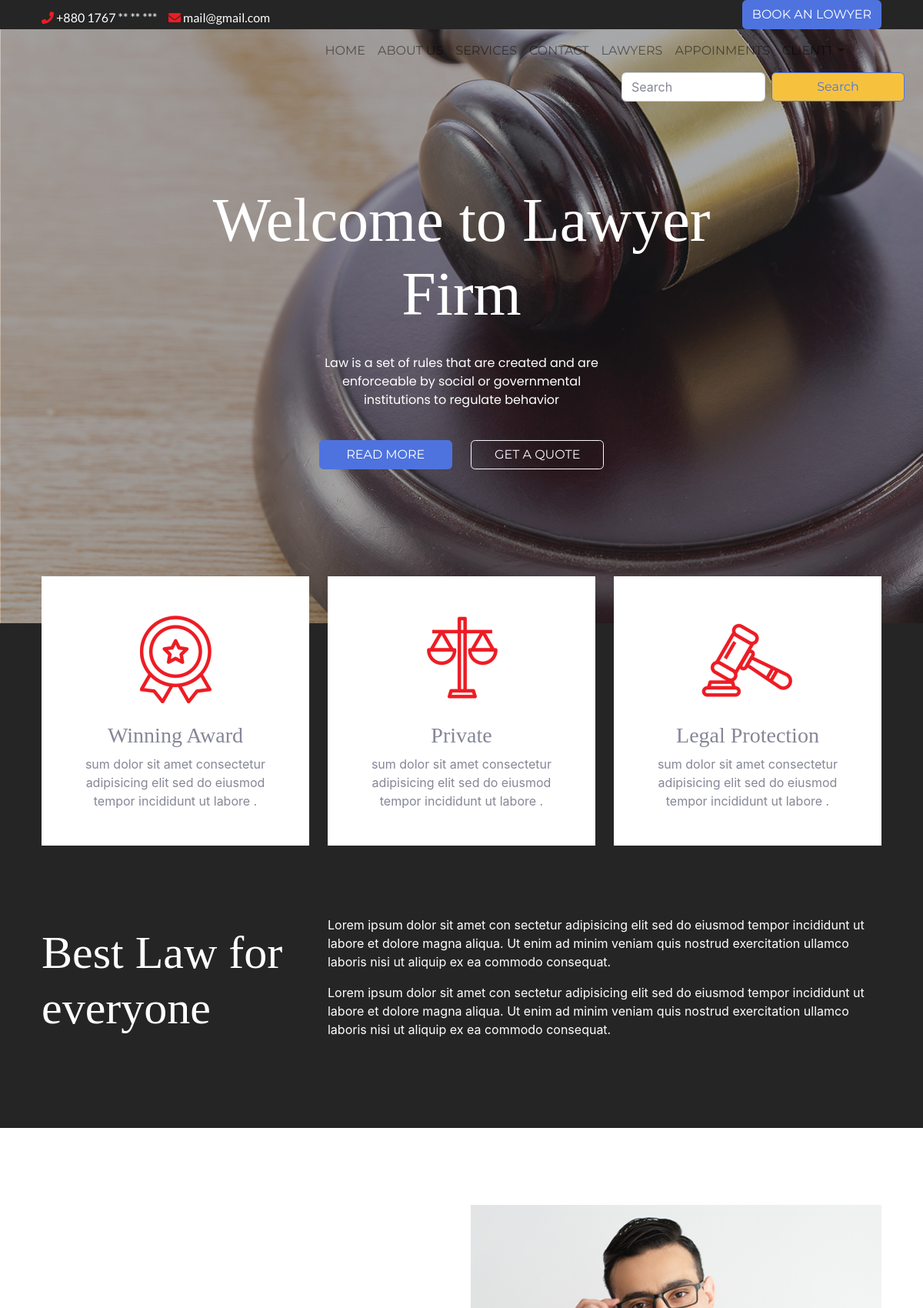
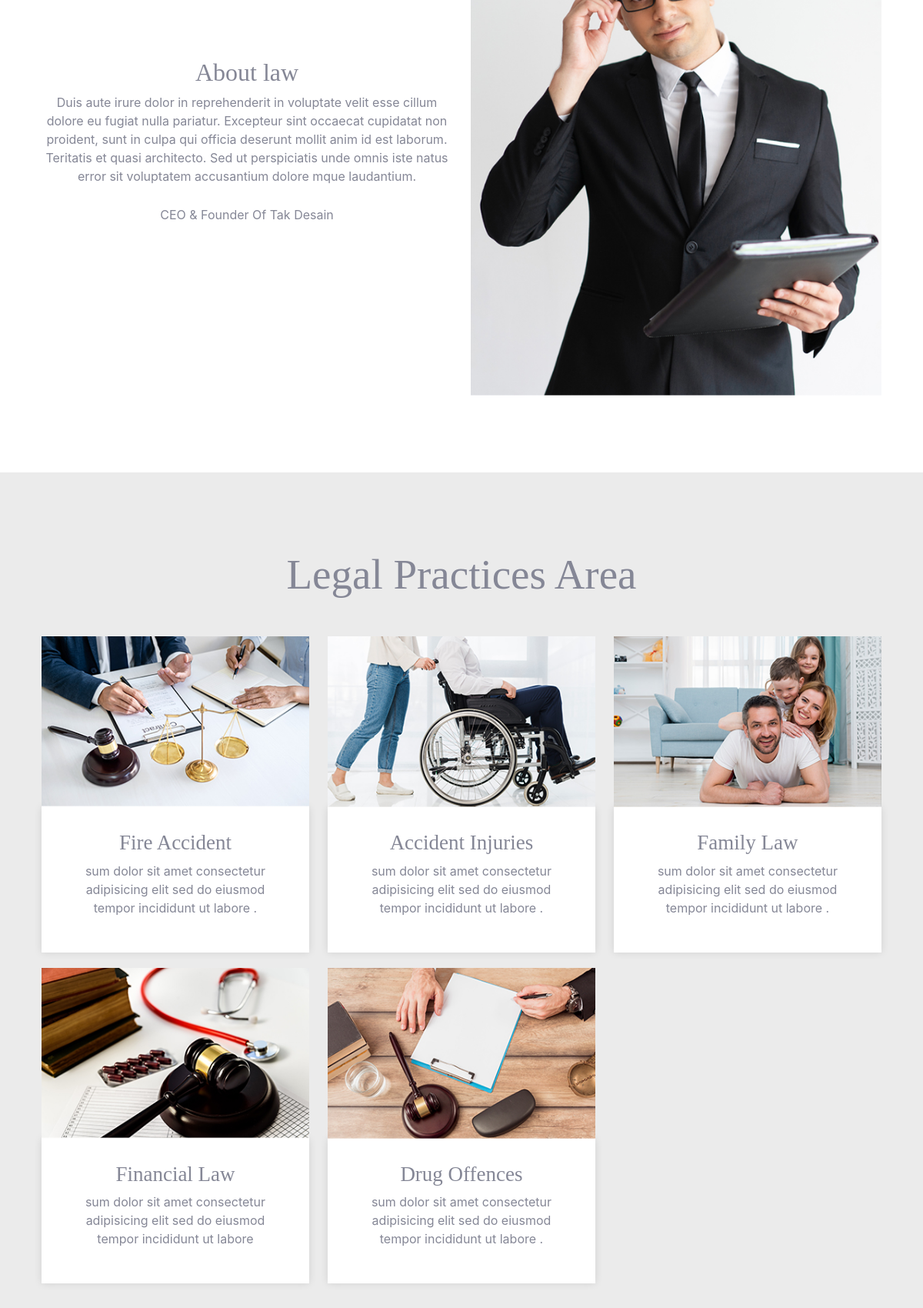
/client (signed in, upper part), run on the app's committed database (2 pictures, top to bottom).
### tables this page shows
CREATE TABLE `clients` (
  `email` varchar(700) NOT NULL,
  `password` text NOT NULL,
  `name` text NOT NULL,
  `phonenumber` text NOT NULL,
  `picture` text NOT NULL,
  `joindate` datetime NOT NULL DEFAULT current_timestamp()
);

CREATE TABLE `lawyercategories` (
  `id` int(11) NOT NULL,
  `category` varchar(700) NOT NULL,
  `description` varchar(3000) NOT NULL,
  `image` varchar(400) NOT NULL
);

### client/index.php (the view, shortened to what this page needs)
<?php include 'header.php' ?>
<section class="features-section">
	<div class="container">
		<div class="row top-features">
			<div class="col-lg-4">
				<div class="features-box">
					<img src="../images/icon.png" alt="">
					<h3>Winning Award</h3>
					<p>sum dolor sit amet consectetur adipisicing elit sed do eiusmod tempor incididunt ut labore .</p>
				</div>
			</div>
			<div class="col-lg-4">
				<div class="features-box">
					<img src="../images/icon2.png" alt="">
					<h3>Private</h3>
					<p>sum dolor sit amet consectetur adipisicing elit sed do eiusmod tempor incididunt ut labore .</p>
				</div>
			</div>
			<div class="col-lg-4">
				<div class="features-box">
					<img src="../images/icon3.png" alt="">
					<h3>Legal Protection</h3>
					<p>sum dolor sit amet consectetur adipisicing elit sed do eiusmod tempor incididunt ut labore .</p>
				</div>
			</div>
		</div>
		<div class="row align-items-center">
			<div class="col-lg-4">
				<div class="left-head">
					<h2>Best Law for everyone</h2>
				</div>
			</div>
			<div class="col-lg-8">
				<div class="right-text">
					<p>Lorem ipsum dolor sit amet con sectetur adipisicing elit sed do eiusmod tempor incididunt ut labore et dolore magna aliqua. Ut enim ad minim veniam quis nostrud exercitation ullamco laboris nisi ut aliquip ex ea commodo consequat. </p>
					<p>Lorem ipsum dolor sit amet con sectetur adipisicing elit sed do eiusmod tempor incididunt ut labore et dolore magna aliqua. Ut enim ad minim veniam quis nostrud exercitation ullamco laboris nisi ut aliquip ex ea commodo consequat. </p>
				</div>
			</div>
		</div>
	</div>
</section>
<section class="about-section" id="about-section-id">
	<div class="container">
		<div class="row  align-items-center">
			<div class="col-lg-6">
				<div class="about-text text-center">
					<h2>About law </h2>
					<p>Duis aute irure dolor in reprehenderit in voluptate velit esse cillum dolore eu fugiat nulla pariatur. Excepteur sint occaecat cupidatat non proident, sunt in culpa qui officia deserunt mollit anim id est laborum. Teritatis et quasi architecto. Sed ut perspiciatis unde omnis iste natus error sit voluptatem accusantium dolore mque laudantium.
					</p>
					<div class="signature">
						<p>CEO & Founder Of Tak Desain</p>
					</div>
				</div>
			</div>
			<div class="col-lg-6">
				<div class="about-img">
					<img src="../images/about.jpg" alt="">
				</div>
			</div>
		</div>
	</div>
</section>
<section class="services-section" id="services-section-id">
	<div class="container">
		<div class="row">
			<div class="col-md-12">
				<div class="section-title-main">
					<h2 class="section-title">Legal Practices Area</h2>
				</div>
			</div>
			<?php
			$query = "select * from lawyercategories;";
			$result = $conn->query($query);
			if ($result->num_rows > 0) {
				while ($row = $result->fetch_assoc()) {
					$category = $row['category'];
					$description = $row['description'];
					$image = $row['image'];
			?>
					<div class="col-lg-4">
						<div class="services-box">
							<div class="services-media">
								<img src="../images/<?php echo $image ?>" alt="">
							</div>
							<div class="services-info">
								<h3><?php echo $category ?></h3>
								<p><?php echo $description ?></p>
							</div>
						</div>
					</div>
			<?php
				}
			}
			?>
		</div>
	</div>
</section>
<?php include 'footer.php' ?>

### client/header.php (shortened to what this page needs)
<?php
require_once("../dbconnection.php");
$email = $_SESSION['email'];
$query = "select * from clients where email='" . $email . "';";
$result = $conn->query($query);
$name = "";
if ($result->num_rows > 0) {
    while ($row = $result->fetch_assoc()) {
        $name = $row['name'];
    }
}
?>
<!doctype html>
<html>
<head>
    <link href="https://cdn.jsdelivr.net/npm/bootstrap@5.2.0/dist/css/bootstrap.min.css" rel="stylesheet">
    <link rel="stylesheet" href="https://cdnjs.cloudflare.com/ajax/libs/font-awesome/4.7.0/css/font-awesome.css" />
    <link rel="stylesheet" href="https://cdnjs.cloudflare.com/ajax/libs/OwlCarousel2/2.3.4/assets/owl.carousel.css" />
    <link rel="stylesheet" href="https://cdnjs.cloudflare.com/ajax/libs/OwlCarousel2/2.3.4/assets/owl.theme.default.min.css" />
    <link rel="stylesheet" href="https://cdnjs.cloudflare.com/ajax/libs/font-awesome/5.13.1/css/all.min.css" />
    <link rel="stylesheet" href="https://cdn.jsdelivr.net/npm/ti-icons@0.1.2/css/themify-icons.css">
    <link rel="stylesheet" href="../css/style.css" type="text/css">
    <link rel="stylesheet" href="style.css" type="text/css">
</head>
<body>
    <div class="top-header">
        <div class="container">
            <div class="row">
                <div class="col-lg-6">
                    <div class="top-contact">
                        <ul>
                            <li><a href="tel:+62 800 9000 123"> <i class="fa fa-phone"></i> +880 1767 ** ** ***</a> </li>
                            <li><a href="mailto:mail@yoursite.com"> <i class="fa fa-envelope"></i> mail@gmail.com</a> </li>
                        </ul>
                    </div>
                </div>
                <div class="col-lg-6">
                    <div class="top-right-info">
                        <ul class="top-social">
                            <li><a href=""><i class="fa fa-facebook"></i></a> </li>
                            <li><a href=""><i class="fa fa-instagram"></i></a> </li>
                            <li><a href=""><i class="fa fa-twitter"></i></a> </li>
                            <li><a href=""><i class="fa fa-pinterest"></i></a> </li>
                        </ul>
                        <a href="lawyers.php?#lawyers" class="btn btn-primary">book an lowyer</a>
                    </div>
                </div>
            </div>
        </div>
    </div>
    <header>
        <div class="container">
            <nav class="navbar navbar-expand-lg navbar-light bg-light">
                <div class="container-fluid">
                    <div class="collapse navbar-collapse" id="navbarSupportedContent">
                        <ul class="navbar-nav ms-auto mb-2 mb-lg-0">
                            <li class="nav-item">
                                <a class="nav-link " href="index.php?">Home</a>
                            </li>
                            <li class="nav-item">
                                <a class="nav-link" href="index.php?#about-section-id">ABOUT US</a>
                            </li>
                            <li class="nav-item">
                                <a class="nav-link" href="index.php?#services-section-id">SERVICES</a>
                            </li>
                            <li class="nav-item">
                                <a class="nav-link" href="index.php?#contact-us-id">CONTACT</a>
                            </li>
                            <li class="nav-item">
                                <a class="nav-link" href="lawyers.php?#lawyers">Lawyers</a>
                            </li>
                            <li class="nav-item">
                                <a class="nav-link" href="appointments.php">Appoinments</a>
                            </li>
                            <div class="nav-item dropdown">
                                <a class="nav-link dropdown-toggle" href="#" role="button" data-bs-toggle="dropdown" aria-expanded="false">
                                    <?php echo $name ?>
                                </a>
                            </div>
                        </ul>
                    </div>
                </div>
            </nav>
        </div>
        <div class="container-fluid">
            <div class="row">
                <form class="d-flex col-md-4 offset-md-8  " role="search" action="lawyers.php?#lawyers" method="get">
                    <input class="form-control me-2 " type="search" placeholder="Search" aria-label="Search" name="search" required>
                    <button class="btn btn-outline-primary bg-warning" type="submit">Search</button>
                </form>
            </div>
        </div>
    </header>
    <section class="banner-section" style="background: url(../images/banner-bg.jpg) no-repeat">
        <div class="container">
            <div class="row">
                <div class="col-md-12">
                    <div class="banner-text">
                        <h1>Welcome to Lawyer Firm</h1>
                        <p>Law is a set of rules that are created and are enforceable by social or governmental institutions to regulate behavior</p>
                        <div class="btn-main">
                            <a href="index.php?#team-section-id" class="btn btn-primary">Read More</a>
                            <a href="index.php?#quote-section-id" class="btn btn-outline-light">GET A QUOTE</a>
                        </div>
                    </div>
                </div>
            </div>
        </div>
    </section>

### css/style.css (style rules this page uses)
body { font-family: 'Lato', sans-serif; margin: 0px; padding: 0px; }
img { max-width: 100%; }
h1, h2, h3, h4, h5, h6 { font-family: 'Playfair Display', serif; }
.btn { font-family: 'Montserrat', sans-serif; }
.top-header { background: #252525; }
.top-contact ul { margin: 0px; padding: 0px; }
.top-contact ul li { display: inline-block; }
.top-contact ul li a { color: #FFF; text-decoration: none; margin-right: 10px; font-family: 'Lato', sans-serif; font-weight: normal; }
.top-contact ul li a i { color: #ed1c24; }
ul.top-social { margin: 0px 30px 0px 0px; padding: 0; }
ul.top-social li { display: inline-block; }
ul.top-social li a { color: #ed1c24; margin-right: 6px; }
.top-right-info { display: flex; align-items: center; justify-content: end; }
.top-contact { margin-top: 11px; }
.btn-primary { text-transform: uppercase; font-size: 15px; border-radius: 0; font-weight: 500; background: #ed1c24; border-color: #ed1c24; padding: 12px 10px; }
header { position: absolute; width: 100%; }
header nav.navbar.navbar-expand-lg.navbar-light.bg-light { background: transparent !important; }
.navbar-light .navbar-nav .nav-link { color: #FFF; text-transform: uppercase; font-family: 'Montserrat', sans-serif; }
section.banner-section { padding: 200px 200px; text-align: center; }
section.banner-section h1 { color: #FFF; font-size: 80px; max-width: 776px; margin: 0px auto; }
section.banner-section p { font-family: 'Poppins', sans-serif; color: #FFF; max-width: 400px; margin: 30px auto 40px; }
.btn-outline-light { font-size: 15px; font-weight: 500; text-transform: uppercase; padding: 12px 10px; border-radius: 0; }
.btn { min-width: 173px; }
.banner-text .btn { margin: 0px 10px; }
section.features-section { background: #252525; padding-bottom: 100px; }
.features-box { background: #FFF; padding: 30px; text-align: center; margin-bottom: 30px; }
.left-head h2 { color: #FFF; font-size: 60px; }
.right-text { color: #FFF; }
.row.top-features { top: -61px; position: relative; }
section.about-section { padding: 100px 0px 70px; }
.signature p { position: relative; top: -14px; }
.about-text { margin-bottom: 30px; }
.about-img { margin-bottom: 30px; }
section.services-section { background: #ebebeb; text-align: center; padding: 100px 0px 80px; }
.section-title-main { margin-bottom: 47px; }
.services-box { margin-bottom: 20px; }
.services-media img { width: 100%; }
.services-info { padding: 30px; background: #FFF; box-shadow: 0px 0px 10px rgba(0, 0, 0, .11); }
.services-info h3 { font-size: 27px; }
h2.section-title { font-size: 55px; }

### data on the page
clients: name "CLIENT1"
lawyercategories: image (picture), category "Fire Accident", description "sum dolor sit amet consectetur adipisicing elit sed do eiusmod tempor incididunt ut labore ."
lawyercategories: image (picture), category "Accident Injuries", description "sum dolor sit amet consectetur adipisicing elit sed do eiusmod tempor incididunt ut labore ."
lawyercategories: image (picture), category "Family Law", description "sum dolor sit amet consectetur adipisicing elit sed do eiusmod tempor incididunt ut labore ."
lawyercategories: image (picture), category "Financial Law", description "sum dolor sit amet consectetur adipisicing elit sed do eiusmod tempor incididunt ut labore"
lawyercategories: image (picture), category "Drug Offences", description "sum dolor sit amet consectetur adipisicing elit sed do eiusmod tempor incididunt ut labore ."
